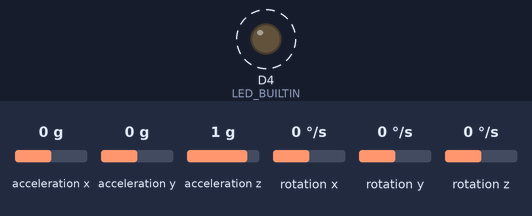
A sketch run on a simulated ESP8266 (NodeMCU). Shown: output pins drawn as LEDs (lit = HIGH, except the on-board LED, lit = LOW). Wiring (inferred from the names in the program): MPU-6050 motion sensor at I2C address 0x68. Dashed ring = blinking. The inputs (shaded band) are chosen by the test bench; at power-on: acceleration x 0 g, acceleration y 0 g, acceleration z 1 g, rotation x 0 °/s, rotation y 0 °/s, rotation z 0 °/s. WiFi joins after 1.5 s; servers stay silent unless stated; what the sketch prints to the serial monitor is not drawn.

Above: at 1.61 s.
Timing chart, 0 to 4.5 s (numbered marks = the images above):
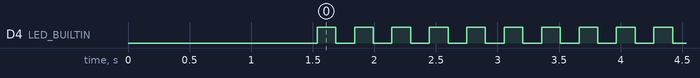

The sketch:

cea.ino
```cpp
//Programa: Acelerometro com ESP8266 NodeMCU
#include <ESP8266WiFi.h> // biblioteca para usar as funções de Wifi do módulo ESP8266
#include <Wire.h>         // biblioteca de comunicação I2C

const int MPU_ADDR =      0x68; // definição do endereço do sensor MPU6050 (0x68)
const int WHO_AM_I =      0x75; // registro de identificação do dispositivo
const int PWR_MGMT =    0x6B; // registro de configuração do gerenciamento de energia
const int GYRO_CONFIG =   0x1B; // registro de configuração do giroscópio
const int ACCEL_CONFIG =  0x1C; // registro de configuração do acelerômetro
const int ACCEL_XOUT =    0x3B; // registro de leitura do eixo X do acelerômetro

const int sda_pin = D5; // definição do pino I2C SDA
const int scl_pin = D6; // definição do pino I2C SCL

bool led_state = false;

// variáveis para armazenar os dados "crus" do acelerômetro
int Tmp, GyX, GyY, GyZ; //int16_t

// Definições da rede Wifi
const char* SSID = "saco";
const char* PASSWORD = "somosgay";

WiFiClient client;

void initI2C()
{
  //Serial.println("---inside initI2C");
  Wire.begin(sda_pin, scl_pin);
}

/*
 * função que escreve um dado valor em um dado registro
 */

void findMPU(int mpu_addr)
{
  Wire.beginTransmission(MPU_ADDR);
  int data = Wire.endTransmission(true);

  if(data == 0)
  {
    Serial.print("Dispositivo encontrado no endereço: 0x");
    Serial.println(MPU_ADDR, HEX);
  }
  else
  {
    Serial.println("Dispositivo não encontrado!");
  }
}

/*
 * função que verifica se o sensor responde e se está ativo
 */

uint8_t readRegMPU(uint8_t reg)        // aceita um registro como parâmetro
{
  uint8_t data;
  Wire.beginTransmission(MPU_ADDR);     // inicia comunicação com endereço do MPU6050
  Wire.write(reg);                      // envia o registro com o qual se deseja trabalhar
  Wire.endTransmission(false);          // termina transmissão mas continua com I2C aberto (envia STOP e START)
  Wire.requestFrom(MPU_ADDR, 1);        // configura para receber 1 byte do registro escolhido acima
  data = Wire.read();                   // lê o byte e guarda em 'data'
  return data;                          //retorna 'data'
}

void checkMPU(int mpu_addr)
{
  findMPU(MPU_ADDR);

  int data = readRegMPU(WHO_AM_I); // Register 117 – Who Am I - 0x75

  if(data == 104)
  {
    Serial.println("MPU6050 Dispositivo respondeu OK! (104)");

    data = readRegMPU(PWR_MGMT); // Register 107 – Power Management 1-0x6B

    if(data == 64) Serial.println("MPU6050 em modo SLEEP! (64)");
    else Serial.println("MPU6050 em modo ACTIVE!");
  }
  else Serial.println("Verifique dispositivo - MPU6050 NÃO disponível!");
}

/* função que lê os dados 'crus'(raw data) do sensor
   são 14 bytes no total sendo eles 2 bytes para cada eixo e 2 bytes para temperatura:

  0x3B 59 ACCEL_XOUT[15:8]
  0x3C 60 ACCEL_XOUT[7:0]
  0x3D 61 ACCEL_YOUT[15:8]
  0x3E 62 ACCEL_YOUT[7:0]
  0x3F 63 ACCEL_ZOUT[15:8]
  0x40 64 ACCEL_ZOUT[7:0]

  0x41 65 TEMP_OUT[15:8]
  0x42 66 TEMP_OUT[7:0]

  0x43 67 GYRO_XOUT[15:8]
  0x44 68 GYRO_XOUT[7:0]
  0x45 69 GYRO_YOUT[15:8]
  0x46 70 GYRO_YOUT[7:0]
  0x47 71 GYRO_ZOUT[15:8]
  0x48 72 GYRO_ZOUT[7:0]

*/
void readRawMPU()
{
  Wire.beginTransmission(MPU_ADDR);       // inicia comunicação com endereço do MPU6050
  Wire.write(ACCEL_XOUT);                       // envia o registro com o qual se deseja trabalhar, começando com registro 0x3B (ACCEL_XOUT_H)
  Wire.endTransmission(false);            // termina transmissão mas continua com I2C aberto (envia STOP e START)
  Wire.requestFrom(MPU_ADDR, 14, true);         // configura para receber 14 bytes começando do registro escolhido acima (0x3B)

  Tmp = Wire.read() << 8;
  Tmp |= Wire.read();

  GyX = Wire.read() << 8;
  GyX |= Wire.read();
  GyY = Wire.read() << 8;
  GyY |= Wire.read();
  GyZ = Wire.read() << 8;
  GyZ |= Wire.read();

  Serial.print(" | Tmp = "); Serial.print(Tmp/340.00+36.53);
  Serial.print(" | GyX = "); Serial.print(GyX);
  Serial.print(" | GyY = "); Serial.print(GyY);
  Serial.print(" | GyZ = "); Serial.println(GyZ);

  led_state = !led_state;
  digitalWrite(LED_BUILTIN, led_state);         // pisca LED do NodeMCU a cada leitura do sensor
  delay(50);
}

void reconnectWiFi()
{
  if(WiFi.status() == WL_CONNECTED)
    return;

  WiFi.begin(SSID, PASSWORD);

  while(WiFi.status() != WL_CONNECTED)
  {
    delay(100);
    Serial.print(".");
  }

  Serial.println();
  Serial.print("Conectado com sucesso na rede: ");
  Serial.println(SSID);
  Serial.print("IP obtido: ");
  Serial.println(WiFi.localIP());
}

void initWiFi()
{
  delay(10);
  Serial.print("Conectando-se na rede: ");
  Serial.println(SSID);
  Serial.println("Aguarde");

  reconnectWiFi();
}

void setup() {
  pinMode(LED_BUILTIN, OUTPUT);
  Serial.begin(115200);

  Serial.println("nIniciando configuração WiFin");
  initWiFi();

  Serial.println("nIniciando configuração do MPU6050n");
  initI2C();
  Wire.beginTransmission(MPU_ADDR);
  Wire.write(PWR_MGMT);
  Wire.write(0);
  Wire.endTransmission(true);
  checkMPU(MPU_ADDR);

  Serial.println("nConfiguração finalizada, iniciando loopn");
}

void loop() {
  readRawMPU();    // lê os dados do sensor
  delay(100);
}
```

Measured:
- by itself, D4 (LED_BUILTIN): alternates HIGH for 0.15 s and LOW for 0.15 s
